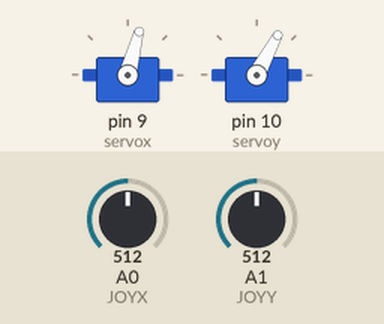
This sketch was run on a simulated Arduino Uno, built with avr-gcc and run on an emulated ATmega328P. Shown: 2 × servo. Inputs (shaded band) come from the test bench; at power-on: A1 (JOYY) = 512, A0 (JOYX) = 512. What the sketch prints to the serial monitor is not drawn.

Above: at 1.2 s.
1.3 s: A1 (JOYY) set to 900
At 2.3 s:
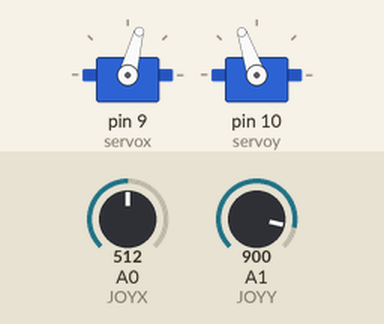
2.8 s: A0 (JOYX) set to 289
At 3.4 s:
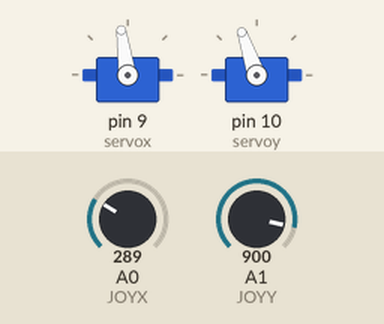
4.3 s: A0 (JOYX) set to 264
At 4.6 s:
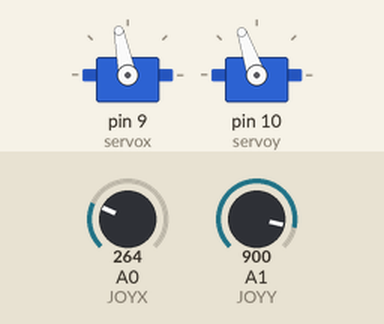
5.8 s: A1 (JOYY) set to 1023
At 6.9 s:
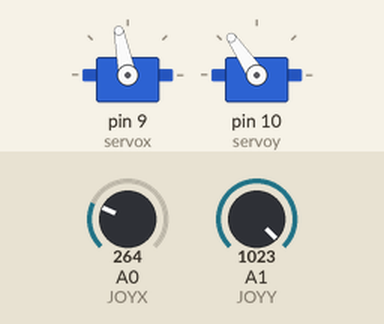
7.3 s: A0 (JOYX) set to 306
At 8.0 s:
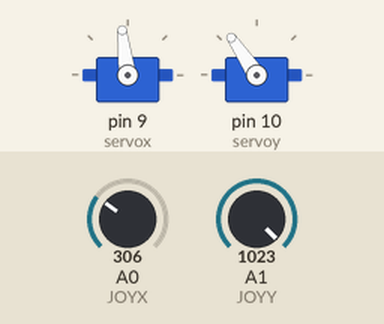
8.8 s: A1 (JOYY) set to 716
At 9.2 s:
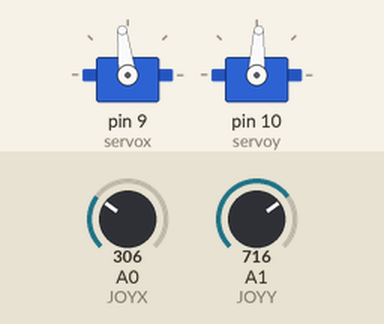
Timing chart, 0 to 11.3 s (numbered marks = the images above; inputs shaded):
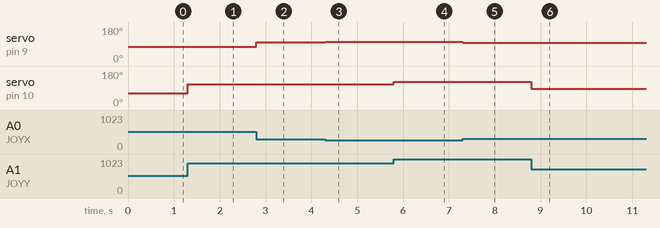

The sketch:

PanTiltAndJoy.ino
```cpp
/***********************************************
 * Control pan/tilt with joystick
 * www.fambach.net
 * GPL v2
 */
#include<Servo.h>


#define JOYX A0
#define JOYY A1
Servo servox;
Servo servoy;

void setup(){
  Serial.begin(115200);
  servox.attach(9);
  servoy.attach(10);

}

int xmin = 20, xmax = 130, ymin = 0, ymax = 125, step = 10;
void loop(){

int ax = analogRead(JOYX);
int ay = analogRead(JOYY);
  int x = map(ax, 1024,0, xmin, xmax);
  int y = map(ay, 0,1024, ymin, ymax);

  servox.write(x);
  servoy.write(y);


  Serial.print("aX: ");
  Serial.print(ax);
  Serial.print(" aY: ");
  Serial.print(ay);

  Serial.print(" sX: ");
  Serial.print(x);
  Serial.print(" sY: ");
  Serial.print(y);

  Serial.println();

}
```

Measured:
- after the input at 1.3 s, servo on pin 10 (servoy): 62° → 109° at once
- after the input at 2.8 s, servo on pin 9 (servox): 75° → 98° at once
- after the input at 4.3 s, servo on pin 9 (servox): 98° → 101° at once
- after the input at 5.8 s, servo on pin 10 (servoy): 109° → 124° at once
- after the input at 7.3 s, servo on pin 9 (servox): 101° → 97° at once
- after the input at 8.8 s, servo on pin 10 (servoy): 124° → 87° at once
